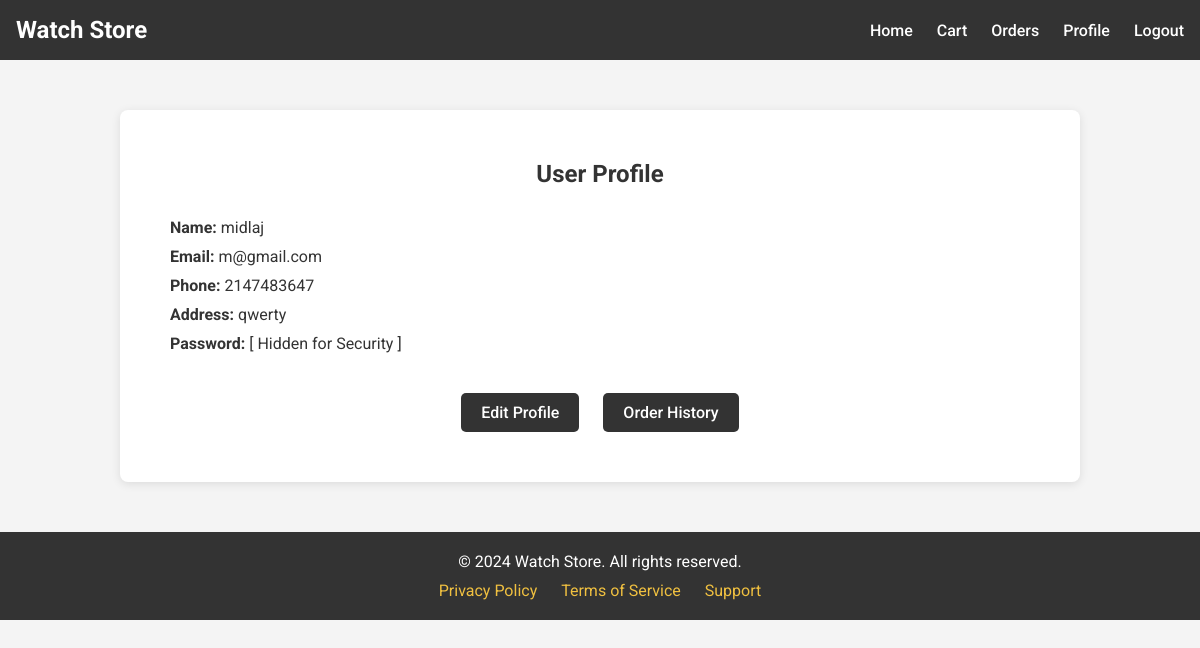
The app's page /profile.php (signed in) with its own data.
### tables this page shows
CREATE TABLE `users` (
  `Name` varchar(15) NOT NULL,
  `Number` varchar(25) NOT NULL,
  `Email` varchar(40) NOT NULL,
  `Address` varchar(40) NOT NULL,
  `Password` varchar(15) NOT NULL,
  `UserID` int(10) NOT NULL,
  `status` varchar(10) DEFAULT 'active'
);

### profile.php (the view, shortened to what this page needs)
<?php
$user_id = $_SESSION['userid'];
$conn = mysqli_connect('localhost', 'root', '', 'watch_store');
$sql = "SELECT * FROM users WHERE UserID = $user_id";
$result = mysqli_query($conn, $sql);
if (mysqli_num_rows($result) > 0) {
    $user = mysqli_fetch_assoc($result);
} else {
    echo "No user found.";
}
?>
<!DOCTYPE html>
<html lang="en">
<head>
    <link rel="stylesheet" href="profile.css">
</head>
<body>
<nav class="navbar">
            <div class="logo">
                <h1>Watch Store</h1>
            </div>
            <ul class="nav-links">
                <li><a href="userhome.html">Home</a></li>
                <li><a href="cart.php">Cart</a></li>
                <li><a href="orders.php">Orders</a></li>
                <li><a href="profile.php">Profile</a></li>
                <li><a href="logout.php">Logout</a></li>
            </ul>
        </nav>
    <section class="profile-section">
        <div class="profile-container">
            <h2>User Profile</h2>
            <div class="profile-details">
                <div class="user-info">
                    <p><strong>Name:</strong> <?php echo $user['Name']; ?></p>
                    <p><strong>Email:</strong> <?php echo $user['Email']; ?></p>
                    <p><strong>Phone:</strong> <?php echo $user['Number']; ?></p>
                    <p><strong>Address:</strong> <?php echo $user['Address']; ?></p>
                    <p><strong>Password:</strong> <?php echo "[ Hidden for Security ]"; ?></p>
                </div>
            </div>
            <div class="profile-actions">
                <a href="edit-profile.php" class="btn">Edit Profile</a>
                <a href="orders.php" class="btn">Order History</a>
            </div>
        </div>
    </section>
    <footer>
        <p>&copy; 2024 Watch Store. All rights reserved.</p>
        <div class="footer-links">
            <a href="privacy.php">Privacy Policy</a>
            <a href="terms.php">Terms of Service</a>
            <a href="support.php">Support</a>
        </div>
    </footer>
</body>
</html>

### profile.css (style rules this page uses)
* { margin: 0; padding: 0; box-sizing: border-box; }
body { font-family: 'Roboto', sans-serif; background-color: #f4f4f4; color: #333; }
.navbar { display: flex; justify-content: space-between; align-items: center; background-color: #333; padding: 1rem; }
.navbar .logo h1 { color: #fff; }
.navbar .nav-links { list-style: none; }
.navbar .nav-links li { display: inline-block; margin-left: 20px; }
.navbar .nav-links a { color: #fff; text-decoration: none; font-weight: 500; }
.profile-section { padding: 50px; background-color: #fff; margin: 50px auto; width: 80%; border-radius: 8px; box-shadow: 0 2px 10px rgba(0, 0, 0, 0.1); }
.profile-container h2 { text-align: center; margin-bottom: 20px; color: #333; }
.profile-details { display: flex; justify-content: space-between; align-items: center; margin-bottom: 30px; }
.user-info p { margin: 10px 0; font-size: 16px; }
.profile-actions { text-align: center; }
.profile-actions .btn { display: inline-block; background-color: #333; color: #fff; padding: 10px 20px; border-radius: 5px; text-decoration: none; margin: 0 10px; font-weight: 500; }
footer { text-align: center; padding: 20px; background-color: #333; color: #fff; margin-top: 50px; }
footer .footer-links { margin-top: 10px; }
footer .footer-links a { color: #f0c040; text-decoration: none; margin: 0 10px; }

### records on screen
users: Name "midlaj", Email "m@gmail.com", Number "2147483647", Address "qwerty"
